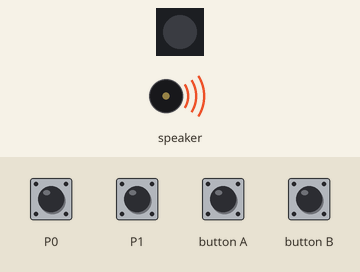
Simulated run of this program. Board: Calliope mini (MakeCode). On the bench: 1 RGB LEDs in strip order, left to right, buzzer (waves = sounding). The inputs (shaded band) are chosen by the test bench.

Above: at 1.2 s.
1.3 s: touch pin P0 pressed for 0.15 s
At 1.98 s:
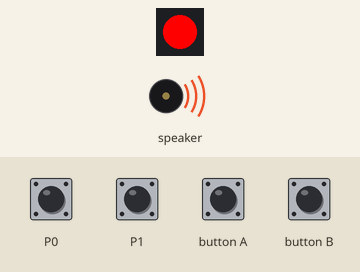
4.3 s: touch pin P1 pressed for 0.15 s
At 4.66 s:
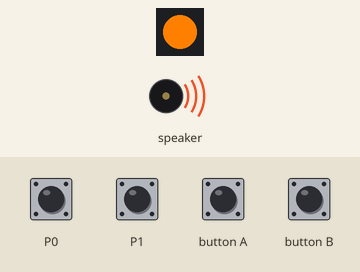
7.3 s: button A pressed for 0.15 s
At 7.62 s:
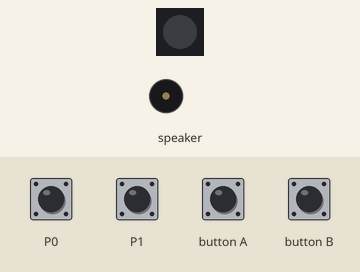
10.3 s: button B pressed for 0.15 s
At 10.81 s:
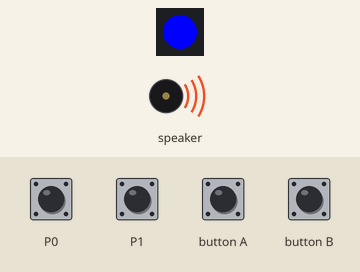
13.3 s: touch pin P0 pressed for 1 s
At 14.0 s:
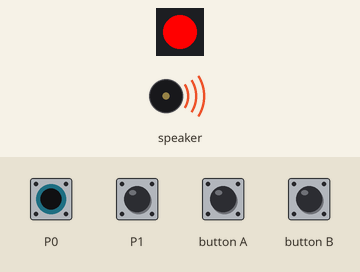
16.3 s: touch pin P1 pressed for 1 s
At 16.64 s:
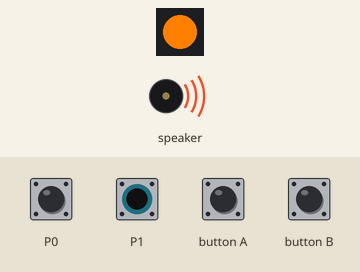
Timing chart, 0 to 20.3 s (numbered marks = the images above; inputs shaded):
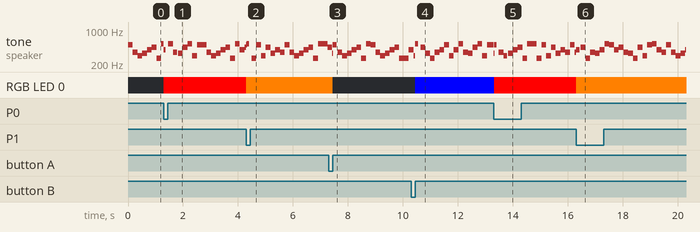

Measured:
- after the input at 1.3 s, RGB LED 0: off → RGB(255, 0, 0) at once
- after the input at 4.3 s, RGB LED 0: RGB(255, 0, 0) → RGB(255, 128, 0) at once
- after the input at 7.3 s, RGB LED 0: RGB(255, 128, 0) → off after 0.15 s
- after the input at 10.3 s, RGB LED 0: off → RGB(0, 0, 255) after 0.15 s
- after the input at 13.3 s, RGB LED 0: RGB(0, 0, 255) → RGB(255, 0, 0) at once
- after the input at 16.3 s, RGB LED 0: RGB(255, 0, 0) → RGB(255, 128, 0) at once
- by itself, tone on speaker: plays 392 Hz for 0.13 s, 440 Hz for 0.17 s, 262 Hz for 0.17 s, 349 Hz for 0.17 s, 330 Hz for 0.17 s, 392 Hz for 0.17 s … (24 notes in this stretch)

The program:

main.ts
```typescript
input.onPinTouchEvent(TouchPin.P1, input.buttonEventDown(), function () {
    music.stopAllSounds()
    for (let index = 0; index < 4; index++) {
        basic.setLedColor(0xff8000)
        music.playMelody("B F D E G A C C5 ", 352)
    }
})
input.onButtonEvent(Button.A, input.buttonEventClick(), function () {
    music.stopAllSounds()
    for (let index = 0; index < 4; index++) {
        basic.setLedColor(0x000000)
        music.playMelody("C5 C B D A E G F ", 346)
    }
})
input.onButtonEvent(Button.B, input.buttonEventClick(), function () {
    music.stopAllSounds()
    for (let index = 0; index < 4; index++) {
        basic.setLedColor(0x0000ff)
        music.playMelody("C5 A E C F G B D ", 428)
    }
})
input.onPinTouchEvent(TouchPin.P0, input.buttonEventDown(), function () {
    music.stopAllSounds()
    for (let index = 0; index < 4; index++) {
        basic.setLedColor(0xff0000)
        music.playMelody("E F B D C5 G A C ", 120)
    }
})
basic.forever(function () {
    music.playMelody("B F D E G A C C5 ", 352)
    music.playMelody("C5 C B D A E G F ", 352)
    music.playMelody("B F D E G A C C5 ", 352)
    music.playMelody("C5 A E C F G B D ", 352)
    music.playMelody("G C5 F E A C5 D B", 352)
    music.playMelody("B F D E G A C C5 ", 352)
    music.playMelody("G A C F E G C5 B G A F E C A D B C5 G F ", 352)
    music.playMelody("B F D E G A C C5 ", 352)
    music.playMelody("B F D E G A C C G D F B ", 352)
})
```

test.ts
```typescript
// Hier kann man Tests durchführen; diese Datei wird nicht kompiliert, wenn dieses Paket als Erweiterung verwendet wird.
```
